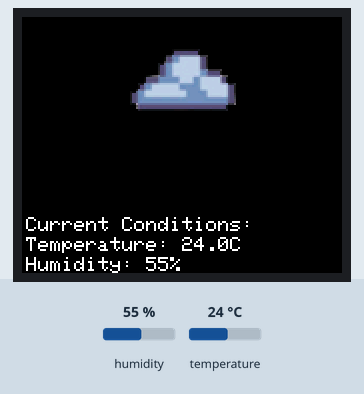
The sketch below on a simulated Arduino Uno, built for the host (arithmetic inside an expression is 32-bit, double 64-bit). Parts: 160×128 colour display. Inputs (shaded band) come from the test bench; at power-on: humidity 55 %, temperature 24 °C. WiFi joins after 1.5 s; servers stay silent unless stated; uploads are accepted with an empty reply; what the sketch prints to the serial monitor is not drawn.

Above: at 4.3 s.
4.4 s: humidity set to 22 %
At 7.4 s:
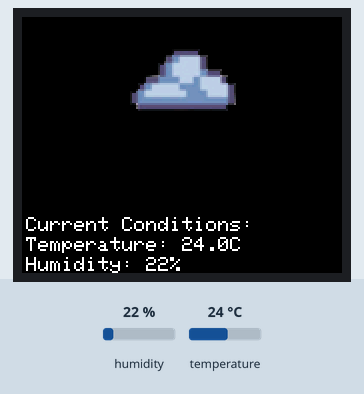
7.8 s: temperature set to 12 °C
At 9.8 s:
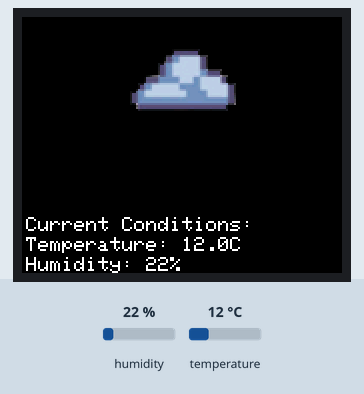
11.2 s: humidity set to 40 %
At 14.7 s:
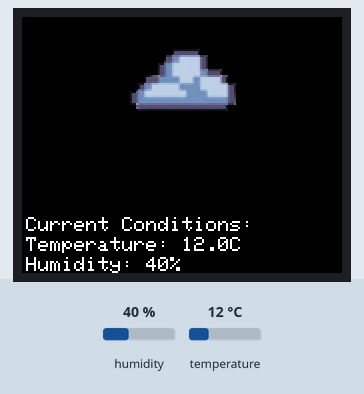
15.5 s: temperature set to 19 °C
Timing chart, 0 to 18.5 s (numbered marks = the images above; inputs shaded):
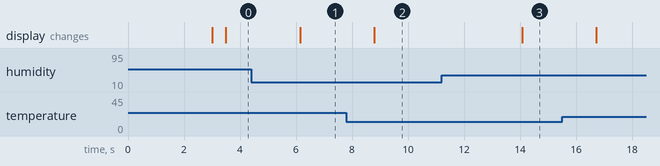

Measured:
- after the input at 4.4 s, the display: changes after 1.7 s (image 1)
- after the input at 7.8 s, the display: changes after 0.99 s (image 2)
- after the input at 11.2 s, the display: changes after 2.9 s (image 3)

The sketch:

Project1.ino
```cpp
#include <DHT.h> //dht22 library by adafruit
#define DHT22PIN 7 //defining dht22 sensor

DHT dht(DHT22PIN,DHT22); //declaring dht22 sensor pins

#include <SoftwareSerial.h>
#include <WiFiEspAT.h> //including the wifi library

#include <Adafruit_GFX.h>      // Core graphics
#include <Adafruit_ST7735.h>   // ST7735 driver
#include <SPI.h>
#include "graphics.h"

Adafruit_ST7735 tft = Adafruit_ST7735(10, 8, 9);

SoftwareSerial esp(0,1); //delcaring esp01s wifi pins 0 is recieving data from wifi and 1 is sending data to wifi

#define SSID "TELUS40ED"
#define PASSWORD "mTRCECBLBBr6"
#define server "https://weather.gc.ca/rss/weather/49.245_-123.115_e.xml"


String ExtractSummaryTag(String xml){  //finds the location of the summary and returns the location of the summary

    int EndIndex = 0;
    int StartIndex = xml.indexOf("<summary type=\"html\">",EndIndex);
    EndIndex = xml.indexOf("</summary>", StartIndex);

    if(StartIndex == -1 || EndIndex == -1){
      return "";
    }
    StartIndex += String("<summary type=\"html\">").length();
    return xml.substring(StartIndex,EndIndex);
}


String ExtractData(String summary, String datapoint){ //extracts specific data base on keyword typed into funciton

  int start = summary.indexOf("<b>" + datapoint + ":</b>"); //finds the category of data needed and sets location of that data  to start
  if( start == -1){
    return ""; //if not found return funciton
  }

  start = summary.indexOf("</b>", start); //set the pointer to the end of </b>
  if( start == -1){
    return "";
  }

  start += 4; //skip the pointer of </b> to the have the "pointer" start at the front of the content we need
  int end = summary.indexOf("<br/>", start); //get the end "pointer" of the content
  if(end == -1){
     end = summary.length();
  }

  String out = summary.substring(start, end); //we extract the string content between start and end index
  out.trim();
  return out;
}

String FetchSummary(){
  if(WiFi.status() != WL_CONNECTED){ //if we cannot connect to wifi, return function
    Serial.println("Wifi could not connect");
    return "";
  }

  WiFiSSLClient client;
  Serial.println("Connecting to Wifi");

  if (client.connect("weather.gc.ca", 443) == false) { //if we cannot reach the weather site return function.
    Serial.println("Connection to weather site failed");
    return "";
  }

  //Sending the request to get  the XML
  client.println("GET /rss/weather/49.245_-123.115_e.xml HTTP/1.1");
  client.println("Host: weather.gc.ca");
  client.println("Connection: close");
  client.println();


  //reading the response we got from request
  String response;
  while(client.connected() || client.available()) {
    if(client.available()) {
      response += (char)client.read();
    }
  }
  client.stop();

  //Only extract the summary text
  String summarytext;
  int BodyPosition = response.indexOf("\r\n\r\n");
  if(BodyPosition >= 0){ //check if our text may have something wrong.
    summarytext = response.substring(BodyPosition + 4); //+4 to change position to the front of the main text
  }
  else{ //something is wrong and we just return original text
    summarytext = response;
  }

  //use our ExtractSummaryTag to extract the summary and return it
  String summary = ExtractSummaryTag(summarytext);
  return summary;
}


void setup() {

  int index = 2; // for the second summary in the XML file

  Serial.begin(115200);

  //setting up the dht22
  dht.begin();
  delay(500);

  //setting up wifi

  WiFi.init(esp);
  WiFi.reset();
  delay(1000);

  Serial.println("Connecting to wifi");

  if (WiFi.begin(SSID, PASSWORD) != WL_CONNECTED) {
    Serial.println("WiFi could not be connected");
  }
  else{
    Serial.print("Wifi connected to IP: ");
    Serial.println(WiFi.localIP());
  }

  //setting up the display screen
  tft.initR(INITR_BLACKTAB);
  tft.setRotation(1); //landscape  view
  tft.fillScreen(ST77XX_BLACK); //black background


  tft.fillRect(0, 128, 160, 32, ST77XX_BLACK);

}

void loop() {
  // put your main code here, to run repeatedly:

  float humidity = dht.readHumidity(); //reading the humidity
  float temperature = dht.readTemperature();//reading the temperature (Celsius)

  // Checking if dht22 fails to read
  if (isnan(humidity) || isnan(temperature)){
    Serial.println ("DHT22 failed to read...");
    return;
  }
  else{
    Serial.print ("Current Temperature: ");
    Serial.print (temperature,1);
    Serial.print (" °C and Humidity is ");
    Serial.print (humidity,1);
    Serial.print ("% ");
    Serial.println ("");
  }

  //fetching summary text from weather app and extracting current conditions
  String summary = FetchSummary();
  Serial.println(summary);
  Serial.println("Condition: "+ ExtractData(summary,"Condition"));

  //printing conditions on the display screen
  tft.setCursor(2,100);
  tft.setTextSize(1);
  tft.setTextColor(ST77XX_WHITE, ST77XX_BLACK);
  tft.print("Current Conditions: ");
  //tft.print(ExtractData(summary,"Condition"));

  tft.setCursor(2,110);
  tft.setTextSize(1);
  tft.setTextColor(ST77XX_WHITE, ST77XX_BLACK);
  tft.print("Temperature: ");
  tft.print(temperature,1);
  tft.print("C");

  tft.setCursor(2,120);
  tft.setTextColor(ST77XX_WHITE, ST77XX_BLACK);
  tft.print("Humidity: ");
  tft.print(humidity,0);
  tft.print("% ");

  if(ExtractData(summary,"Condition") == "Cloudy" || "Mostly Cloudy"){
    tft.drawRGBBitmap(48, 0, Cloudy, 64,64);
  }
  else if(ExtractData(summary,"Condition") == "Sunny" || "Mainly Sunny"){
    tft.drawRGBBitmap(48, 0, Sunny, 64,64);
  }
  else if(ExtractData(summary,"Condition") == "Lighting"){
    tft.drawRGBBitmap(48, 0, Lighting, 64,64);
  }
  else if(ExtractData(summary,"Condition") == "Rain" || "Light Showers"){
    tft.drawRGBBitmap(48, 0, Rain, 64,64);
  }
  else if(ExtractData(summary,"Condition") == "Snow"){
    tft.drawRGBBitmap(48, 0, Snow, 64,64);
  }
  else if(ExtractData(summary,"Condition") == "Windy"){
    tft.drawRGBBitmap(48, 0, Windy, 64,64);
  }
  /*else if(ExtractData(summary,"Condition") == "Clear"){
    tft.drawRGBBitmap(48, 0, Sunny, 64,64);
  }*/ //for night time

  delay(1000); //adding some buffer time before reading again

}
```

Source omitted: graphics.h (data table, 231971 bytes)
